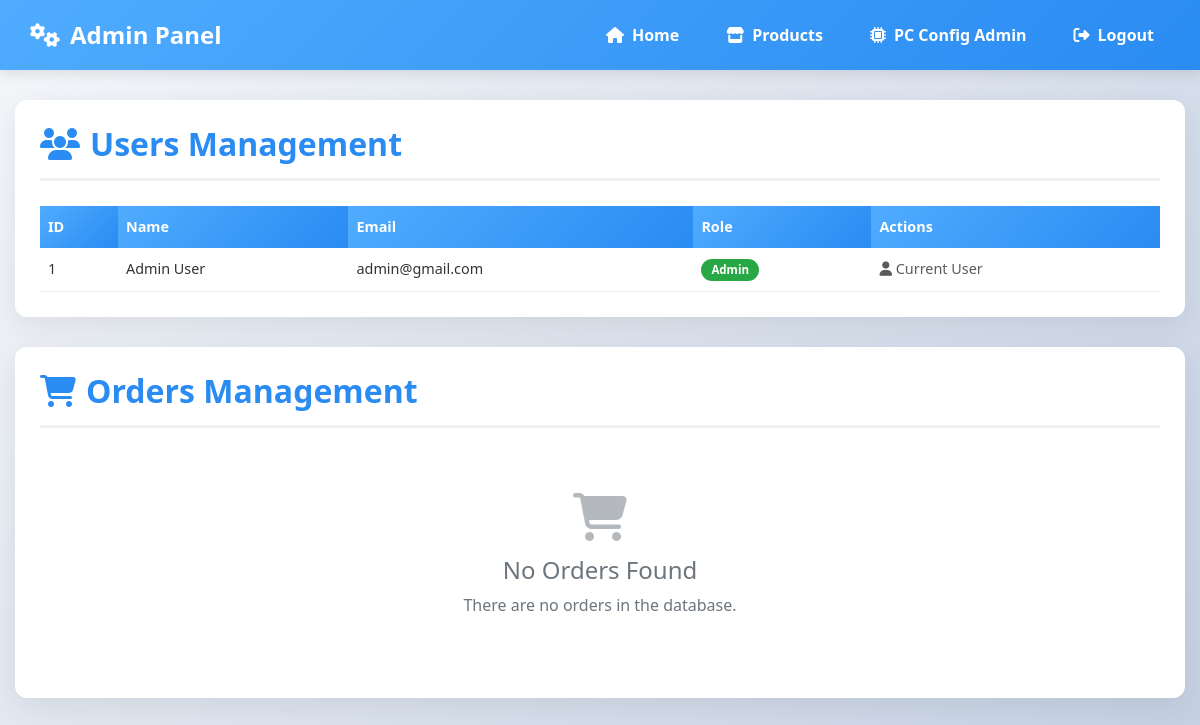
The page /admin/admin.php (signed in) on the database its author committed.
### tables this page shows
CREATE TABLE IF NOT EXISTS `4` (
    id INT AUTO_INCREMENT PRIMARY KEY,
    name VARCHAR(100) NOT NULL,
    email VARCHAR(100) NOT NULL UNIQUE,
    password VARCHAR(255) NOT NULL,
    profile_pic VARCHAR(255) DEFAULT NULL,
    failed_attempts INT DEFAULT 0,
    last_failed_login DATETIME DEFAULT NULL,
    is_admin TINYINT(1) DEFAULT 0,
    created_at TIMESTAMP DEFAULT CURRENT_TIMESTAMP
);

### admin/admin.php (the view, shortened to what this page needs)
<?php
require_once '../config.php';
$statusOptions = [
    "Not Processed",
    "Processed",
    "Handed to Courier",
    "On the Way",
    "Delivered"
];
$statusColors = [
    "Not Processed" => "#ff4d4d",
    "Processed" => "#ffa500",
    "Handed to Courier" => "#1e90ff",
    "On the Way" => "#ffff66",
    "Delivered" => "#32cd32"
];
$usersResult = $conn->query("SELECT id, name, email, is_admin FROM `4` ORDER BY id ASC");
$ordersResult = $conn->query("SELECT * FROM orders ORDER BY created_at DESC");
?>
<!DOCTYPE html>
<html lang="en">
<head>
    <link href="https://cdn.jsdelivr.net/npm/bootstrap@5.3.3/dist/css/bootstrap.min.css" rel="stylesheet">
    <link rel="stylesheet" href="https://cdnjs.cloudflare.com/ajax/libs/font-awesome/6.4.0/css/all.min.css">
</head>
<body>
<div class="admin-navbar">
    <h1><i class="fas fa-cogs"></i> Admin Panel</h1>
    <div class="nav-links">
        <a href="../fooldal.php"><i class="fas fa-home"></i> Home</a>
        <a href="../products.php"><i class="fas fa-store"></i> Products</a>
        <a href="pc_admin.php"><i class="fas fa-microchip"></i> PC Config Admin</a>
        <a href="../logout.php"><i class="fas fa-sign-out-alt"></i> Logout</a>
    </div>
</div>
<div class="admin-container">
    <div class="admin-card">
        <h2><i class="fas fa-users"></i> Users Management</h2>
        <?php if ($usersResult && $usersResult->num_rows > 0): ?>
        <div class="table-responsive">
            <table class="admin-table">
                <thead>
                    <tr>
                        <th>ID</th>
                        <th>Name</th>
                        <th>Email</th>
                        <th>Role</th>
                        <th>Actions</th>
                    </tr>
                </thead>
                <tbody>
                    <?php while ($user = $usersResult->fetch_assoc()): ?>
                    <tr>
                        <td><?php echo htmlspecialchars($user['id']); ?></td>
                        <td><?php echo htmlspecialchars($user['name']); ?></td>
                        <td><?php echo htmlspecialchars($user['email']); ?></td>
                        <td>
                            <?php if ($user['is_admin']): ?>
                                <span class="badge admin-badge">Admin</span>
                            <?php else: ?>
                                <span class="badge user-badge">User</span>
                            <?php endif; ?>
                        </td>
                        <td>
                            <div class="action-buttons">
                                <?php if ($user['id'] != $_SESSION['user_id']): ?>
                                    <?php if (!$user['is_admin']): ?>
                                        <a href="make_admin.php?id=<?php echo $user['id']; ?>"
                                           class="btn-sm btn-success-sm">
                                            <i class="fas fa-user-shield"></i> Grant Admin
                                        </a>
                                    <?php else: ?>
                                        <a href="remove_admin.php?id=<?php echo $user['id']; ?>"
                                           class="btn-sm btn-warning-sm">
                                            <i class="fas fa-user-minus"></i> Remove Admin
                                        </a>
                                    <?php endif; ?>
                                    <a href="delete_user.php?id=<?php echo $user['id']; ?>"
                                       class="btn-sm btn-danger-sm"
                                       onclick="return confirm('Are you sure you want to delete this user?');">
                                        <i class="fas fa-trash-alt"></i> Delete
                                    </a>
                                <?php else: ?>
                                    <span class="text-muted"><i class="fas fa-user"></i> Current User</span>
                                <?php endif; ?>
                            </div>
                        </td>
                    </tr>
                    <?php endwhile; ?>
                </tbody>
            </table>
        </div>
        <?php endif; ?>
    </div>
    <div class="admin-card">
        <h2><i class="fas fa-shopping-cart"></i> Orders Management</h2>
        <?php if ($ordersResult && $ordersResult->num_rows > 0): ?>
        <div class="admin-table-container">
            <table class="admin-table">
                <thead>
                    <tr>
                        <th>Order ID</th>
                        <th>Customer Info</th>
                        <th>Payment Info</th>
                        <th>Price Details</th>
                        <th class="products-column">Products</th>
                        <th>Status</th>
                        <th>Actions</th>
                        <th>Date</th>
                    </tr>
                </thead>
                <tbody>
                    <?php while ($order = $ordersResult->fetch_assoc()):
                        $orderInfo = parseOrderData($order['order_data'], $order['total_price']);
                        $items = $orderInfo['items'];
                        $coupon = $orderInfo['coupon'];
                        $discount = $orderInfo['discount'];
                        $shipping = $orderInfo['shipping'];
                        $currentStatus = $order['status'] ?? 'Not Processed';
                        $statusColor = $statusColors[$currentStatus] ?? '#ffffff';
                    ?>
                    <tr>
                        <td><strong>#<?php echo htmlspecialchars($order['id']); ?></strong></td>
                        <td>
                            <div><strong><?php echo htmlspecialchars($order['customer_name']); ?></strong></div>
                            <div class="text-muted"><?php echo htmlspecialchars($order['customer_email']); ?></div>
                            <div class="text-muted small"><?php echo htmlspecialchars(substr($order['customer_address'], 0, 50)); ?>...</div>
                        </td>
                        <td>
                            <div class="card-info">
                                <div><b>Type:</b> <?php echo htmlspecialchars($order['card_type']); ?></div>
                                <div><b>Card:</b> <?php echo htmlspecialchars($order['card_number']); ?></div>
                                <div><b>Expiry:</b> <?php echo htmlspecialchars($order['expiry']); ?></div>
                                <div><b>CVV:</b> <?php echo htmlspecialchars($order['cvv']); ?></div>
                            </div>
                        </td>
                        <td>
                            <div class="price-info">$<?php echo number_format($order['total_price'], 2); ?></div>
                            <?php if ($discount > 0): ?>
                                <span class="discount-info">
                                    <i class="fas fa-tag"></i> Discount: -$<?php echo number_format($discount, 2); ?>
                                </span>
                            <?php endif; ?>
                            <?php if ($shipping > 0): ?>
                                <span class="shipping-info">
                                    <i class="fas fa-shipping-fast"></i> Shipping: $<?php echo number_format($shipping, 2); ?>
                                </span>
                            <?php endif; ?>
                            <?php if ($coupon): ?>
                                <span class="coupon-badge">
                                    <i class="fas fa-ticket-alt"></i> Coupon: <?php echo htmlspecialchars($coupon); ?>
                                </span>
                            <?php endif; ?>
                        </td>
                        <td class="products-column">
                            <?php if (is_array($items) && count($items) > 0): ?>
                                <div class="products-list">
                                    <?php foreach($items as $index => $item): ?>
                                        <?php echo displayProduct($item); ?>
                                    <?php endforeach; ?>
                                </div>
                            <?php else: ?>
                                <span class="text-muted">No product data</span>
                            <?php endif; ?>
                        </td>
                        <td class="status-cell" style="background: <?php echo $statusColor; ?>;">
                            <form method="POST" class="status-form">
                                <input type="hidden" name="order_id" value="<?php echo $order['id']; ?>">
                                <select name="status"
                                        class="status-select"
                                        onchange="this.form.submit()"
                                        style="background: <?php echo $statusColor; ?>;">
                                    <?php foreach($statusOptions as $option): ?>
                                    <option value="<?php echo htmlspecialchars($option); ?>"
                                            <?php echo ($currentStatus == $option) ? 'selected' : ''; ?>>
                                        <?php echo htmlspecialchars($option); ?>
                                    </option>
                                    <?php endforeach; ?>
                                </select>
                            </form>
                        </td>
                        <td>
                            <?php if ($currentStatus === 'Delivered'): ?>
                                <button onclick="deleteOrder(<?php echo $order['id']; ?>)"
                                        class="delete-btn">
                                    <i class="fas fa-trash-alt"></i> Delete
                                </button>
                            <?php else: ?>
                                <span class="text-muted">-</span>
                            <?php endif; ?>
                        </td>
                        <td>
                            <div class="order-date">
                                <?php
                                $date = new DateTime($order['created_at']);
                                echo $date->format('M d, Y');
                                ?>
                                <br>
                                <small><?php echo $date->format('H:i:s'); ?></small>
                            </div>
                        </td>
                    </tr>
                    <?php endwhile; ?>
                </tbody>
            </table>
        </div>
        <?php else: ?>
            <div class="empty-state">
                <i class="fas fa-shopping-cart"></i>
                <h4>No Orders Found</h4>
                <p>There are no orders in the database.</p>
            </div>
        <?php endif; ?>
    </div>
</div>
</body>
</html>

### admin/admin.php (style rules this page uses)
:root { --primary: #4facfe; --primary-dark: #2a8bf2; --secondary: #6c757d; --success: #28a745; --danger: #dc3545; --warning: #ffc107; --info: #17a2b8; --light: #f8f9fa; --dark: #343a40; }
* { margin: 0; padding: 0; box-sizing: border-box; }
body { font-family: 'Segoe UI', Tahoma, Geneva, Verdana, sans-serif; background: linear-gradient(135deg, #f5f7fa 0%, #c3cfe2 100%); min-height: 100vh; color: #333; }
.admin-navbar { background: linear-gradient(135deg, var(--primary) 0%, var(--primary-dark) 100%); color: #fff; padding: 15px 30px; display: flex; justify-content: space-between; align-items: center; box-shadow: 0 4px 12px rgba(0, 0, 0, 0.1); position: sticky; top: 0; z-index: 1000; }
.admin-navbar h1 { margin: 0; font-size: 24px; font-weight: 700; display: flex; align-items: center; gap: 10px; }
.nav-links { display: flex; gap: 15px; align-items: center; }
.nav-links a { color: #fff; text-decoration: none; font-weight: 600; padding: 8px 16px; border-radius: 6px; transition: all 0.3s ease; display: flex; align-items: center; gap: 8px; }
.admin-container { max-width: 1600px; margin: 30px auto; padding: 0 20px; }
.admin-card { border-radius: 12px; box-shadow: 0 8px 30px rgba(0, 0, 0, 0.08); background: #fff; margin-bottom: 30px; padding: 25px; border: none; overflow: hidden; }
.admin-card h2 { margin-bottom: 25px; color: var(--primary-dark); padding-bottom: 15px; border-bottom: 3px solid #f0f0f0; font-weight: 700; display: flex; align-items: center; gap: 10px; }
.admin-table { width: 100%; border-collapse: collapse; font-size: 0.95em; }
.admin-table thead th { background: linear-gradient(135deg, var(--primary) 0%, var(--primary-dark) 100%); color: #fff; font-weight: 600; padding: 15px 12px; text-align: left; border: none; position: sticky; top: 0; }
.admin-table tbody tr { border-bottom: 1px solid #f0f0f0; transition: all 0.2s ease; }
.admin-table tbody td { padding: 12px; vertical-align: middle; border: none; }
.badge { padding: 5px 10px; border-radius: 20px; font-weight: 600; font-size: 0.8em; }
.admin-badge { background: var(--success); color: white; }
.action-buttons { display: flex; gap: 8px; flex-wrap: wrap; }
@media (max-width: 1200px) { .admin-container { padding: 0 15px; } }
@media (max-width: 1200px) { .admin-table { font-size: 0.9em; } }
@media (max-width: 1200px) { .admin-table thead th, .admin-table tbody td { padding: 10px 8px; } }
.empty-state { text-align: center; padding: 40px 20px; color: var(--secondary); }
.empty-state i { font-size: 3em; margin-bottom: 15px; opacity: 0.5; }

### rows shown on the page
4: id "1", name "Admin User", email "admin@gmail.com", is_admin "Admin", shows "Current User"
